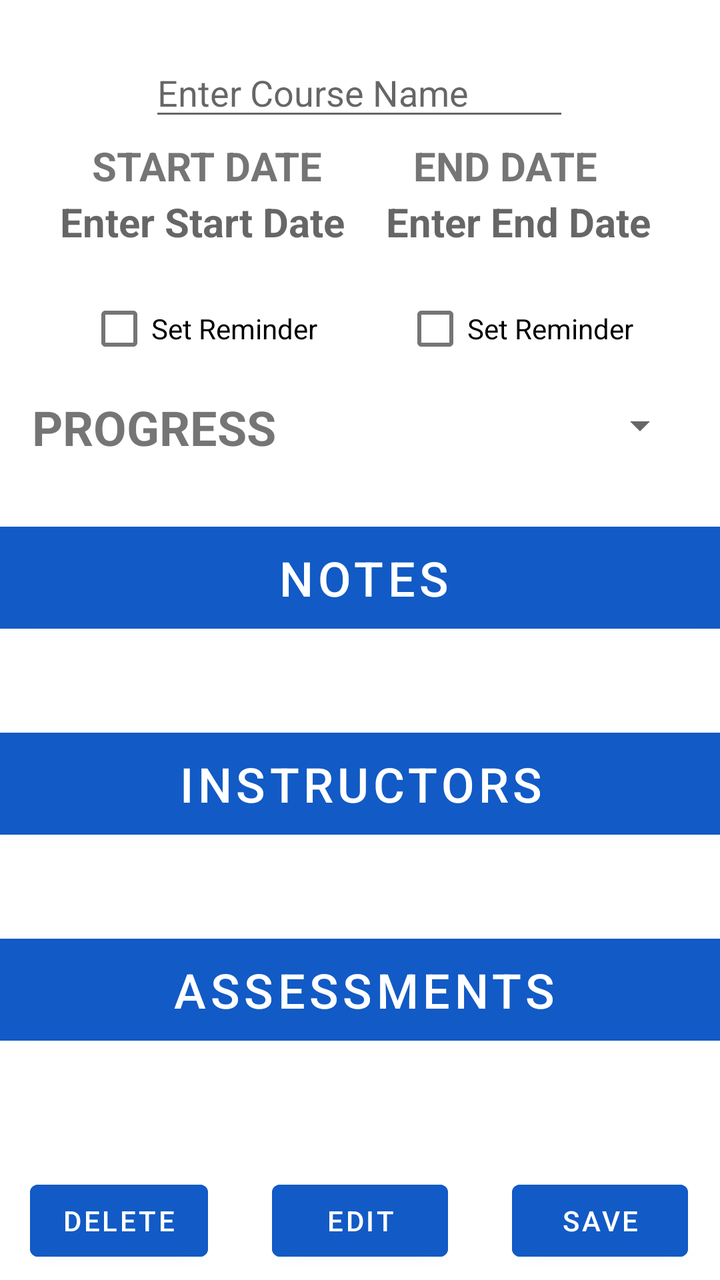
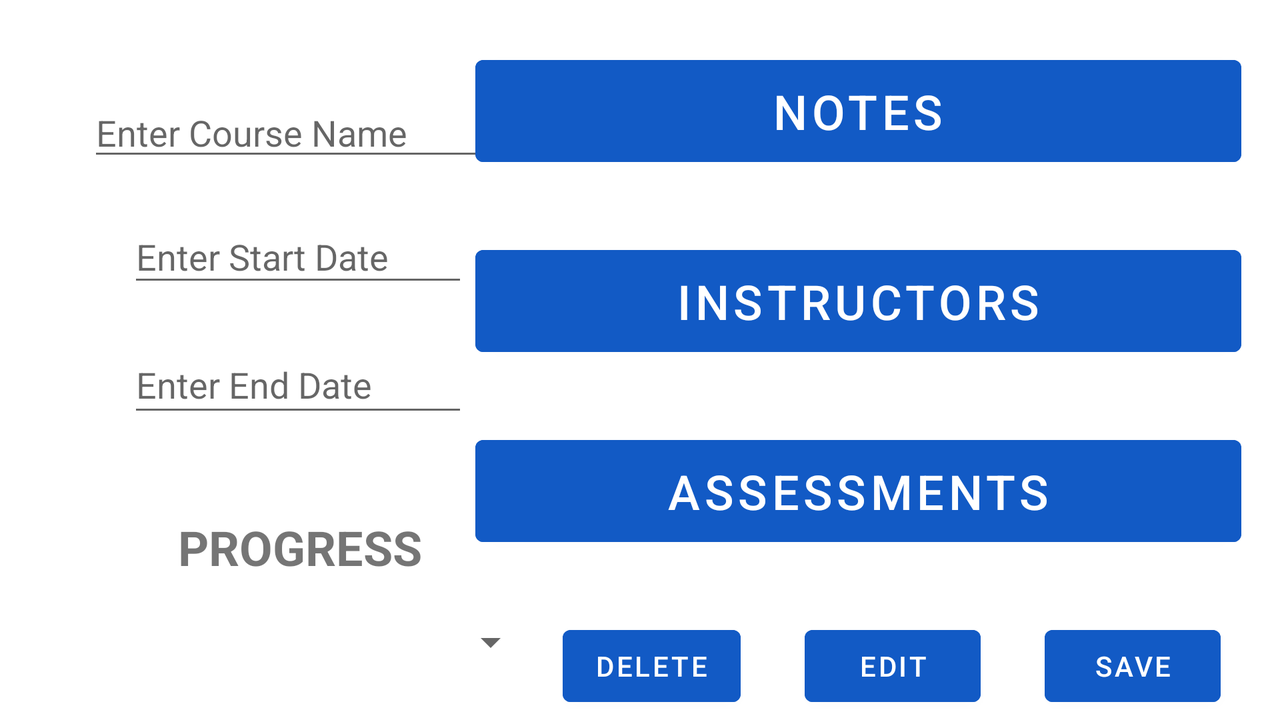

An Android layout and its configuration variant, each rendered on a device that would load it. The default file and the variant file are quoted in full after the pictures.
<!-- AndroidManifest.xml: application theme Theme.SchoolPlanner -->
<!-- res/layout/activity_course_detail.xml -->
<?xml version="1.0" encoding="utf-8"?>
<androidx.constraintlayout.widget.ConstraintLayout xmlns:android="http://schemas.android.com/apk/res/android"
    xmlns:app="http://schemas.android.com/apk/res-auto"
    xmlns:tools="http://schemas.android.com/tools"
    android:layout_width="match_parent"
    android:layout_height="match_parent"
    tools:context=".userinterface.CourseDetailController">


    <TextView
        android:id="@+id/textView8"
        android:layout_width="wrap_content"
        android:layout_height="wrap_content"
        android:layout_marginTop="4dp"
        android:text="@string/start_date"
        android:textAlignment="center"
        android:textSize="20sp"
        android:textStyle="bold"
        app:layout_constraintEnd_toEndOf="@+id/startDateText"
        app:layout_constraintHorizontal_bias="0.547"
        app:layout_constraintStart_toStartOf="@+id/startDateText"
        app:layout_constraintTop_toBottomOf="@+id/assessmentNameText" />

    <TextView
        android:id="@+id/textView9"
        android:layout_width="wrap_content"
        android:layout_height="wrap_content"
        android:layout_marginTop="4dp"
        android:text="@string/end_date"
        android:textAlignment="center"
        android:textSize="20sp"
        android:textStyle="bold"
        app:layout_constraintEnd_toEndOf="@+id/endDateText"
        app:layout_constraintHorizontal_bias="0.415"
        app:layout_constraintStart_toStartOf="@+id/endDateText"
        app:layout_constraintTop_toBottomOf="@+id/assessmentNameText" />

    <TextView
        android:id="@+id/startDateText"
        android:layout_width="170dp"
        android:layout_height="43dp"
        android:layout_marginStart="16dp"
        android:layout_marginTop="32dp"
        android:ems="10"
        android:hint="@string/enter_start_date"
        android:textAlignment="center"
        android:textSize="20sp"
        android:textStyle="bold"
        app:layout_constraintStart_toStartOf="parent"
        app:layout_constraintTop_toBottomOf="@+id/assessmentNameText" />

    <TextView
        android:id="@+id/endDateText"
        android:layout_width="170dp"
        android:layout_height="43dp"
        android:layout_marginTop="32dp"
        android:layout_marginEnd="16dp"
        android:ems="10"
        android:hint="@string/enter_end_date"
        android:textAlignment="center"
        android:textSize="20sp"
        android:textStyle="bold"
        app:layout_constraintEnd_toEndOf="parent"
        app:layout_constraintTop_toBottomOf="@+id/assessmentNameText" />

    <EditText
        android:id="@+id/assessmentNameText"
        android:layout_width="wrap_content"
        android:layout_height="wrap_content"
        android:layout_marginTop="24dp"
        android:ems="10"
        android:hint="@string/enter_course_name"
        android:inputType="textPersonName"
        app:layout_constraintEnd_toEndOf="parent"
        app:layout_constraintHorizontal_bias="0.497"
        app:layout_constraintStart_toStartOf="parent"
        app:layout_constraintTop_toTopOf="parent" />

    <Button
        android:id="@+id/courseSaveButton"
        android:layout_width="wrap_content"
        android:layout_height="wrap_content"
        android:layout_marginStart="32dp"
        android:layout_marginTop="60dp"
        android:backgroundTint="#125AC5"
        android:onClick="save"
        android:text="@string/save"
        app:layout_constraintStart_toEndOf="@+id/courseEditButton"
        app:layout_constraintTop_toBottomOf="@+id/courseAssessmentButton" />

    <Button
        android:id="@+id/courseDeleteButton"
        android:layout_width="wrap_content"
        android:layout_height="wrap_content"
        android:layout_marginTop="60dp"
        android:layout_marginEnd="32dp"
        android:backgroundTint="#125AC5"
        android:onClick="delete"
        android:text="@string/delete"
        app:layout_constraintEnd_toStartOf="@+id/courseEditButton"
        app:layout_constraintTop_toBottomOf="@+id/courseAssessmentButton" />

    <Button
        android:id="@+id/courseEditButton"
        android:layout_width="wrap_content"
        android:layout_height="wrap_content"
        android:layout_marginTop="60dp"
        android:backgroundTint="#125AC5"
        android:onClick="edit"
        android:text="@string/edit"
        app:layout_constraintEnd_toEndOf="parent"
        app:layout_constraintStart_toStartOf="parent"
        app:layout_constraintTop_toBottomOf="@+id/courseAssessmentButton" />

    <Button
        android:id="@+id/courseAssessmentButton"
        android:layout_width="383dp"
        android:layout_height="63dp"
        android:layout_marginTop="40dp"
        android:backgroundTint="#125AC5"
        android:onClick="goToAssessments"
        android:text="@string/go_to_assessments"
        android:textSize="24sp"
        app:layout_constraintEnd_toEndOf="parent"
        app:layout_constraintHorizontal_bias="0.428"
        app:layout_constraintStart_toStartOf="parent"
        app:layout_constraintTop_toBottomOf="@+id/courseInstructorsButton" />

    <Button
        android:id="@+id/courseNotesButton"
        android:layout_width="383dp"
        android:layout_height="63dp"
        android:layout_marginTop="192dp"
        android:backgroundTint="#125AC5"
        android:onClick="goToNotes"
        android:text="@string/go_to_notes"
        android:textSize="24sp"
        app:layout_constraintEnd_toEndOf="parent"
        app:layout_constraintHorizontal_bias="0.428"
        app:layout_constraintStart_toStartOf="parent"
        app:layout_constraintTop_toBottomOf="@+id/assessmentNameText" />

    <Button
        android:id="@+id/courseInstructorsButton"
        android:layout_width="383dp"
        android:layout_height="63dp"
        android:layout_marginTop="40dp"
        android:backgroundTint="#125AC5"
        android:onClick="goToInstructors"
        android:text="@string/go_to_instructors"
        android:textSize="24sp"
        app:layout_constraintEnd_toEndOf="parent"
        app:layout_constraintStart_toStartOf="parent"
        app:layout_constraintTop_toBottomOf="@+id/courseNotesButton" />

    <TextView
        android:layout_width="wrap_content"
        android:layout_height="wrap_content"
        android:layout_marginStart="16dp"
        android:text="@string/progress"
        android:textAlignment="center"
        android:textSize="24sp"
        android:textStyle="bold"
        app:layout_constraintBottom_toBottomOf="@+id/progressSpinner"
        app:layout_constraintStart_toStartOf="parent"
        app:layout_constraintTop_toTopOf="@+id/progressSpinner"
        app:layout_constraintVertical_bias="0.0" />

    <Spinner
        android:id="@+id/progressSpinner"
        android:layout_width="235dp"
        android:layout_height="31dp"
        android:layout_marginTop="132dp"
        android:layout_marginEnd="16dp"
        app:layout_constraintEnd_toEndOf="parent"
        app:layout_constraintTop_toBottomOf="@+id/assessmentNameText" />

    <CheckBox
        android:id="@+id/startReminderBox"
        android:layout_width="wrap_content"
        android:layout_height="wrap_content"
        android:text="@string/sevenDayReminder"
        app:layout_constraintEnd_toEndOf="@+id/startDateText"
        app:layout_constraintStart_toStartOf="@+id/startDateText"
        app:layout_constraintTop_toBottomOf="@+id/startDateText" />

    <CheckBox
        android:id="@+id/endReminderBox"
        android:layout_width="wrap_content"
        android:layout_height="wrap_content"
        android:text="@string/sevenDayReminder"
        app:layout_constraintEnd_toEndOf="@+id/endDateText"
        app:layout_constraintStart_toStartOf="@+id/endDateText"
        app:layout_constraintTop_toBottomOf="@+id/endDateText" />

</androidx.constraintlayout.widget.ConstraintLayout>
<!-- resources referenced by this layout -->
<resources>
  <string name="delete">DELETE</string>
  <string name="edit">EDIT</string>
  <string name="end_date">END DATE</string>
  <string name="enter_course_name">Enter Course Name</string>
  <string name="enter_end_date">Enter End Date</string>
  <string name="enter_start_date">Enter Start Date</string>
  <string name="go_to_assessments">ASSESSMENTS</string>
  <string name="go_to_instructors">INSTRUCTORS</string>
  <string name="go_to_notes">NOTES</string>
  <string name="progress">PROGRESS</string>
  <string name="save">SAVE</string>
  <string name="sevenDayReminder">Set Reminder</string>
  <string name="start_date">START DATE</string>
  <style name="Theme.SchoolPlanner" parent="Theme.MaterialComponents.DayNight.NoActionBar">
          
          <item name="colorPrimary">@color/purple_500</item>
          <item name="colorPrimaryVariant">@color/purple_700</item>
          <item name="colorOnPrimary">@color/white</item>
          
          <item name="colorSecondary">@color/teal_200</item>
          <item name="colorSecondaryVariant">@color/teal_700</item>
          <item name="colorOnSecondary">@color/black</item>
          
          <item name="android:statusBarColor" tools:targetApi="l">?attr/colorPrimaryVariant</item>
          
          <item name="android:windowFullscreen">true</item>
      </style>
</resources>
<!-- res/layout-land/activity_course_detail.xml (the repository's variant of the layout above) -->
<!-- drawn on the phone turned sideways -->
<?xml version="1.0" encoding="utf-8"?>
<androidx.constraintlayout.widget.ConstraintLayout xmlns:android="http://schemas.android.com/apk/res/android"
    xmlns:app="http://schemas.android.com/apk/res-auto"
    xmlns:tools="http://schemas.android.com/tools"
    android:layout_width="match_parent"
    android:layout_height="match_parent"
    tools:context=".userinterface.CourseDetailController">


    <EditText
        android:id="@+id/startDateText"
        android:layout_width="170dp"
        android:layout_height="43dp"
        android:layout_marginTop="20dp"
        android:ems="10"
        android:hint="@string/enter_start_date"
        android:inputType="date"
        app:layout_constraintEnd_toEndOf="@+id/assessmentNameText"
        app:layout_constraintStart_toStartOf="@+id/assessmentNameText"
        app:layout_constraintTop_toBottomOf="@+id/assessmentNameText" />

    <EditText
        android:id="@+id/endDateText"
        android:layout_width="170dp"
        android:layout_height="45dp"
        android:layout_marginTop="20dp"
        android:ems="10"
        android:hint="@string/enter_end_date"
        android:inputType="date"
        app:layout_constraintEnd_toEndOf="@+id/startDateText"
        app:layout_constraintHorizontal_bias="0.0"
        app:layout_constraintStart_toStartOf="@+id/startDateText"
        app:layout_constraintTop_toBottomOf="@+id/startDateText" />

    <EditText
        android:id="@+id/assessmentNameText"
        android:layout_width="wrap_content"
        android:layout_height="wrap_content"
        android:layout_marginStart="44dp"
        android:layout_marginTop="44dp"
        android:ems="10"
        android:hint="@string/enter_course_name"
        android:inputType="textPersonName"
        app:layout_constraintStart_toStartOf="parent"
        app:layout_constraintTop_toTopOf="parent" />

    <Button
        android:id="@+id/courseSaveButton"
        android:layout_width="wrap_content"
        android:layout_height="wrap_content"
        android:layout_marginStart="32dp"
        android:backgroundTint="#125AC5"
        android:onClick="save"
        android:text="@string/save"
        app:layout_constraintBottom_toBottomOf="@+id/courseEditButton"
        app:layout_constraintStart_toEndOf="@+id/courseEditButton"
        app:layout_constraintTop_toTopOf="@+id/courseEditButton" />

    <Button
        android:id="@+id/courseDeleteButton"
        android:layout_width="wrap_content"
        android:layout_height="wrap_content"
        android:layout_marginEnd="32dp"
        android:backgroundTint="#125AC5"
        android:onClick="delete"
        android:text="@string/delete"
        app:layout_constraintBottom_toBottomOf="@+id/courseEditButton"
        app:layout_constraintEnd_toStartOf="@+id/courseEditButton"
        app:layout_constraintTop_toTopOf="@+id/courseEditButton" />

    <Button
        android:id="@+id/courseEditButton"
        android:layout_width="wrap_content"
        android:layout_height="wrap_content"
        android:layout_marginTop="32dp"
        android:backgroundTint="#125AC5"
        android:onClick="edit"
        android:text="@string/edit"
        app:layout_constraintEnd_toEndOf="parent"
        app:layout_constraintHorizontal_bias="0.729"
        app:layout_constraintStart_toStartOf="parent"
        app:layout_constraintTop_toBottomOf="@+id/courseAssessmentButton" />

    <Button
        android:id="@+id/courseAssessmentButton"
        android:layout_width="383dp"
        android:layout_height="63dp"
        android:layout_marginTop="32dp"
        android:backgroundTint="#125AC5"
        android:onClick="goToAssessments"
        android:text="@string/go_to_assessments"
        android:textSize="24sp"
        app:layout_constraintEnd_toEndOf="parent"
        app:layout_constraintHorizontal_bias="0.925"
        app:layout_constraintStart_toStartOf="parent"
        app:layout_constraintTop_toBottomOf="@+id/courseInstructorsButton" />

    <Button
        android:id="@+id/courseNotesButton"
        android:layout_width="383dp"
        android:layout_height="63dp"
        android:layout_marginTop="24dp"
        android:backgroundTint="#125AC5"
        android:onClick="goToNotes"
        android:text="@string/go_to_notes"
        android:textSize="24sp"
        app:layout_constraintEnd_toEndOf="parent"
        app:layout_constraintHorizontal_bias="0.925"
        app:layout_constraintStart_toStartOf="parent"
        app:layout_constraintTop_toTopOf="parent" />

    <Button
        android:id="@+id/courseInstructorsButton"
        android:layout_width="383dp"
        android:layout_height="63dp"
        android:layout_marginTop="32dp"
        android:backgroundTint="#125AC5"
        android:onClick="goToInstructors"
        android:text="@string/go_to_instructors"
        android:textSize="24sp"
        app:layout_constraintEnd_toEndOf="parent"
        app:layout_constraintHorizontal_bias="0.925"
        app:layout_constraintStart_toStartOf="parent"
        app:layout_constraintTop_toBottomOf="@+id/courseNotesButton" />

    <TextView
        android:id="@+id/textView7"
        android:layout_width="wrap_content"
        android:layout_height="wrap_content"
        android:layout_marginTop="44dp"
        android:text="@string/progress"
        android:textAlignment="center"
        android:textSize="24sp"
        android:textStyle="bold"
        app:layout_constraintEnd_toEndOf="@+id/endDateText"
        app:layout_constraintHorizontal_bias="0.52"
        app:layout_constraintStart_toStartOf="@+id/endDateText"
        app:layout_constraintTop_toBottomOf="@+id/endDateText" />

    <Spinner
        android:id="@+id/progressSpinner"
        android:layout_width="235dp"
        android:layout_height="31dp"
        android:layout_marginTop="16dp"
        app:layout_constraintEnd_toEndOf="@+id/textView7"
        app:layout_constraintHorizontal_bias="0.486"
        app:layout_constraintStart_toStartOf="@+id/textView7"
        app:layout_constraintTop_toBottomOf="@+id/textView7" />

</androidx.constraintlayout.widget.ConstraintLayout>
<!-- resources referenced by the variant -->
<!-- as the phone turned sideways resolves them -->
<resources>
  <string name="delete">DELETE</string>
  <string name="edit">EDIT</string>
  <string name="enter_course_name">Enter Course Name</string>
  <string name="enter_end_date">Enter End Date</string>
  <string name="enter_start_date">Enter Start Date</string>
  <string name="go_to_assessments">ASSESSMENTS</string>
  <string name="go_to_instructors">INSTRUCTORS</string>
  <string name="go_to_notes">NOTES</string>
  <string name="progress">PROGRESS</string>
  <string name="save">SAVE</string>
  <style name="Theme.SchoolPlanner" parent="Theme.MaterialComponents.DayNight.NoActionBar">
          
          <item name="colorPrimary">@color/purple_500</item>
          <item name="colorPrimaryVariant">@color/purple_700</item>
          <item name="colorOnPrimary">@color/white</item>
          
          <item name="colorSecondary">@color/teal_200</item>
          <item name="colorSecondaryVariant">@color/teal_700</item>
          <item name="colorOnSecondary">@color/black</item>
          
          <item name="android:statusBarColor" tools:targetApi="l">?attr/colorPrimaryVariant</item>
          
          <item name="android:windowFullscreen">true</item>
      </style>
</resources>
